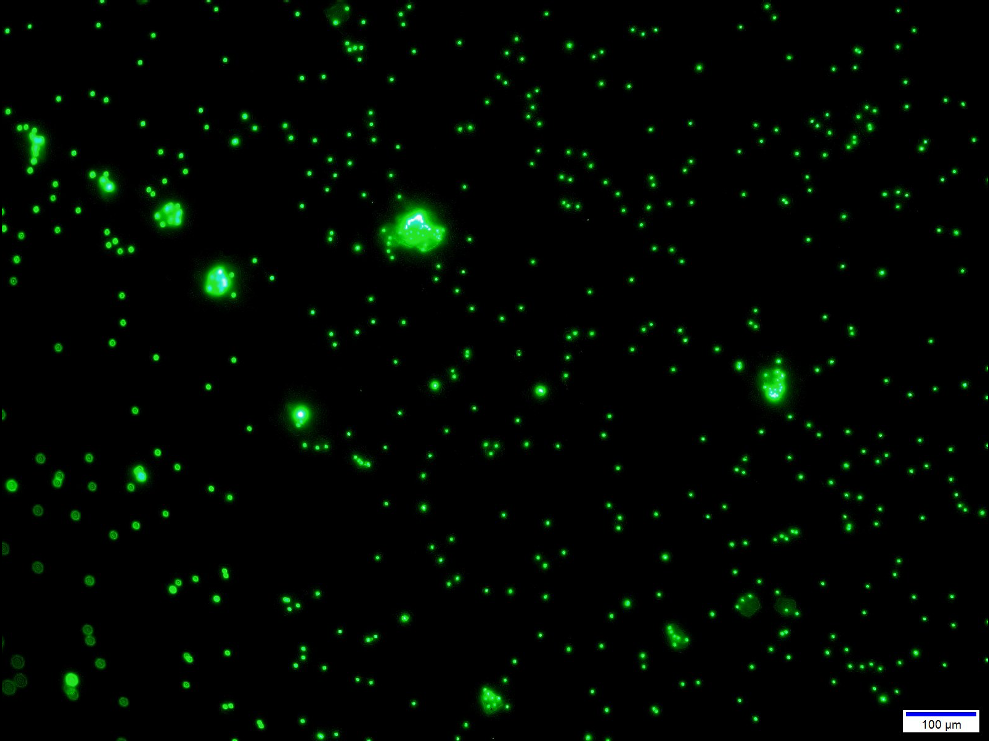
#> input picture data/input/input1.png, 989 x 741 px
$ jupyter execute test.ipynb
#> lines starting #> are read from the running program, lines starting #| are printed output that depends on the picture; after the words box and inside, x2 and y2 are one past the last pixel; in counts of white or black regions, pixels touching at a corner belong together
[cell 1]
# Packages
import cv2
import numpy as np
import matplotlib.pyplot as plt

[cell 2]
# Load Data
img = cv2.imread("../data/input/input1.png")
#> img is the input picture: shape (741, 989, 3); mean B, G, R 1.9, 7.3, 1.5

[cell 3]
''' Step 1. Gray the Image

cv2.cvtColor(src, code):
    Args:
        src: input image
        code: color space conversion method, here we use COLOR_BGR2GRAY to get gray image
'''

# Process
gray = cv2.cvtColor(src=img, code=cv2.COLOR_BGR2GRAY)

# Plot
fig, ax = plt.subplots(1, 2, figsize=(10, 7))

ax[0].imshow(img)
ax[1].imshow(gray)

ax[0].title.set_text('Original')
ax[1].title.set_text('Gray')
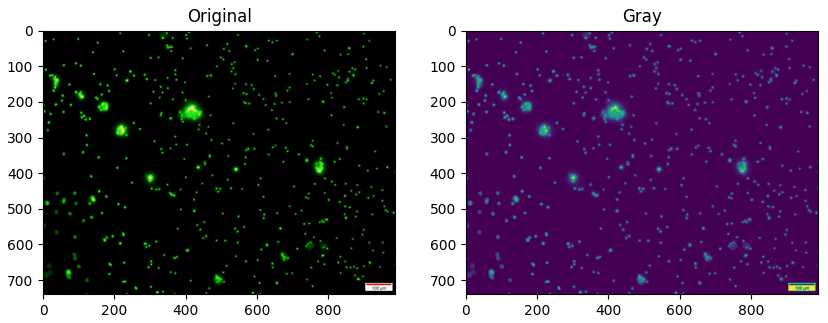
#> figure drawn by matplotlib, 2 panels; B, G, R data is drawn as R, G, B

[cell 4]
''' Step 2. Remove noise by Gaussian Blur

cv2.GaussianBlur(src, ksize, sigmaX):
    Args:
        src: input image
        ksize: gaussian kernel size (must be positive and odd)
        sigmaX: gaussian kernel standard diviation in x direction
'''

# Process
blur1 = cv2.GaussianBlur(src=gray,ksize=(1,1),sigmaX=0)
blur2 = cv2.GaussianBlur(src=gray,ksize=(11,11),sigmaX=0)
blur3 = cv2.GaussianBlur(src=gray,ksize=(43,43),sigmaX=0)
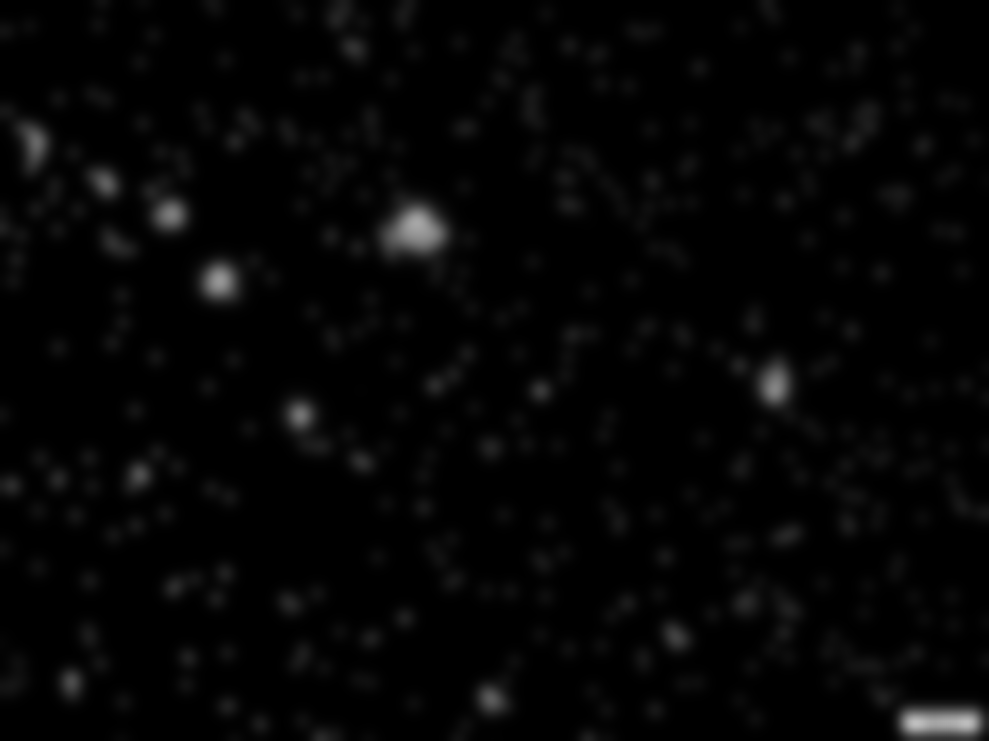
#> blur3: shape (741, 989); min 0, max 191, mean 4.9

# Plot
fig, ax = plt.subplots(2, 2, figsize=(10, 7))

ax[0, 0].imshow(gray)
ax[0, 1].imshow(blur1)
ax[1, 0].imshow(blur2)
ax[1, 1].imshow(blur3)

ax[0, 0].title.set_text('Gray')
ax[0, 1].title.set_text('Blur ksize=(1, 1)')
ax[1, 0].title.set_text('Blur ksize=(11, 11)')
ax[1, 1].title.set_text('Blur ksize=(41, 41)')

blur = blur2
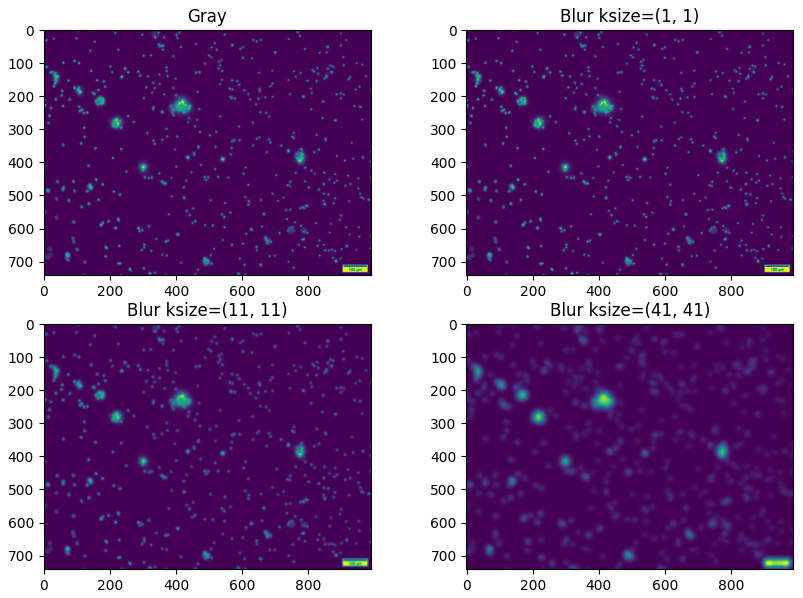
#> figure drawn by matplotlib, 4 panels

[cell 5]
''' Step 3. Binarization

cv2.threshold(src, thresh, maxval, type):
    Args:
        src: input image
        thresh: threshold, pixels lower than this value will be flitered
        maxval: the value we want to set for pixels over the threshold
        type: ref: opencv/thresh_binary
'''

# Process
retval1, dst1 = cv2.threshold(blur, 50, 255, 0, cv2.THRESH_BINARY + cv2.THRESH_OTSU)
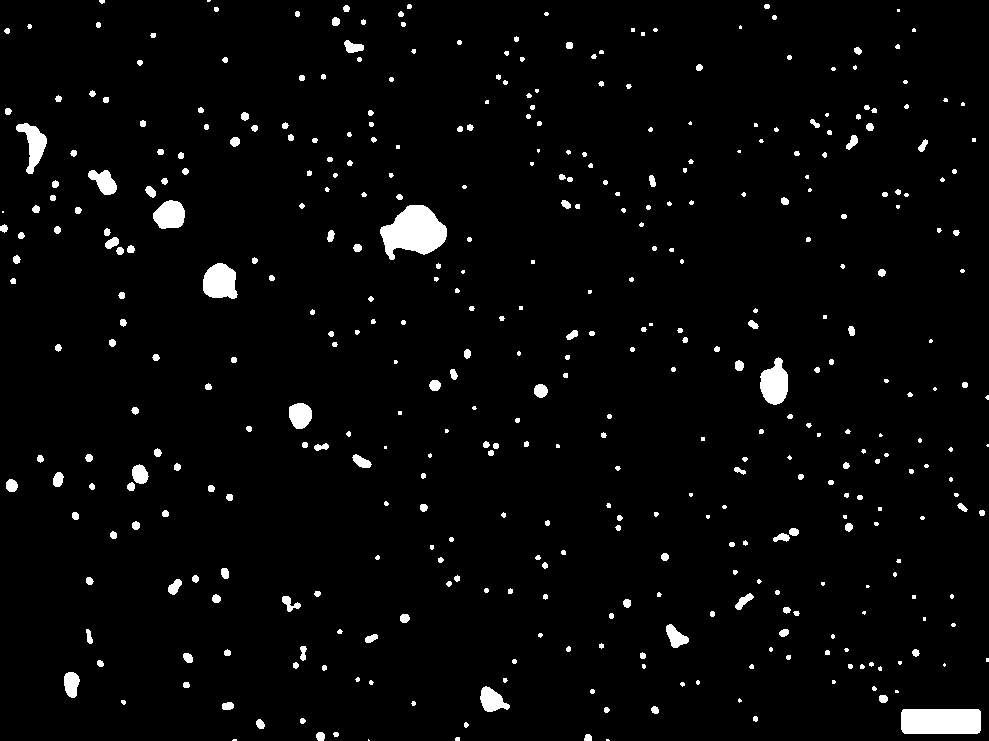
#> dst1: shape (741, 989); 3.1% white; 416 white regions (131 under 20 px), largest, box (x1, y1, x2, y2) and area: (380, 205, 447, 260) 2352, (901, 709, 981, 734) 1981, (203, 263, 238, 299) 983
#> retval1 = 50
retval2, dst2 = cv2.threshold(blur, 100, 255, 0, cv2.THRESH_BINARY + cv2.THRESH_OTSU)
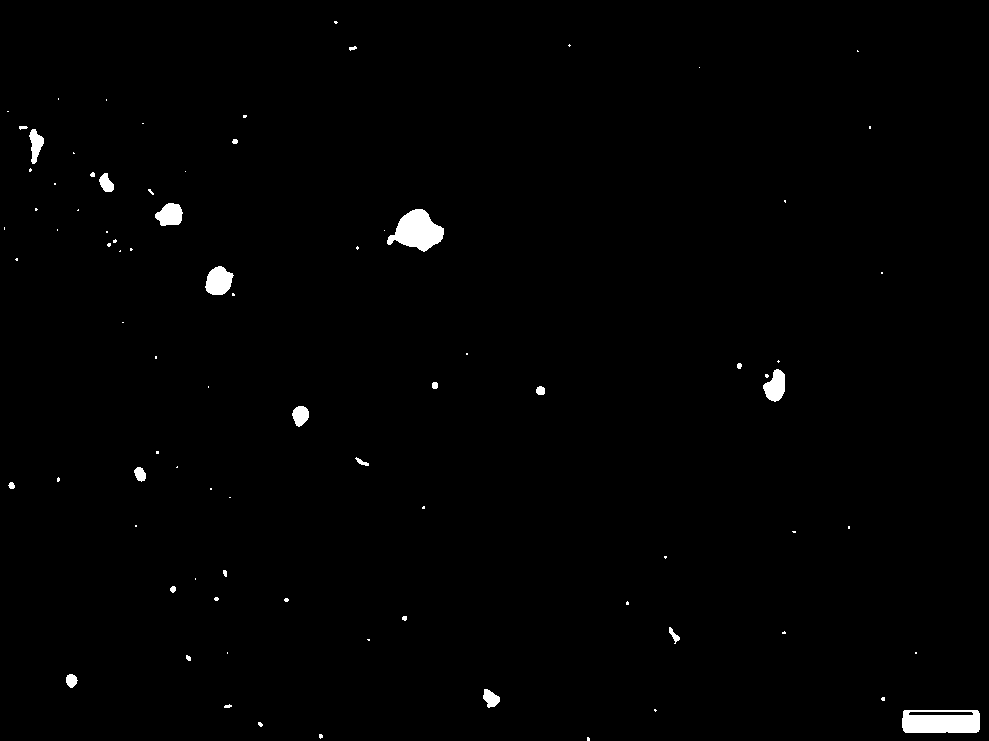
#> dst2: shape (741, 989); 0.91% white; 85 white regions (59 under 20 px), largest, box (x1, y1, x2, y2) and area: (902, 710, 980, 733) 1576, (387, 209, 444, 252) 1465, (205, 266, 234, 295) 604
#> retval2 = 100
retval3, dst3 = cv2.threshold(blur, 150, 255, 0, cv2.THRESH_BINARY + cv2.THRESH_OTSU)
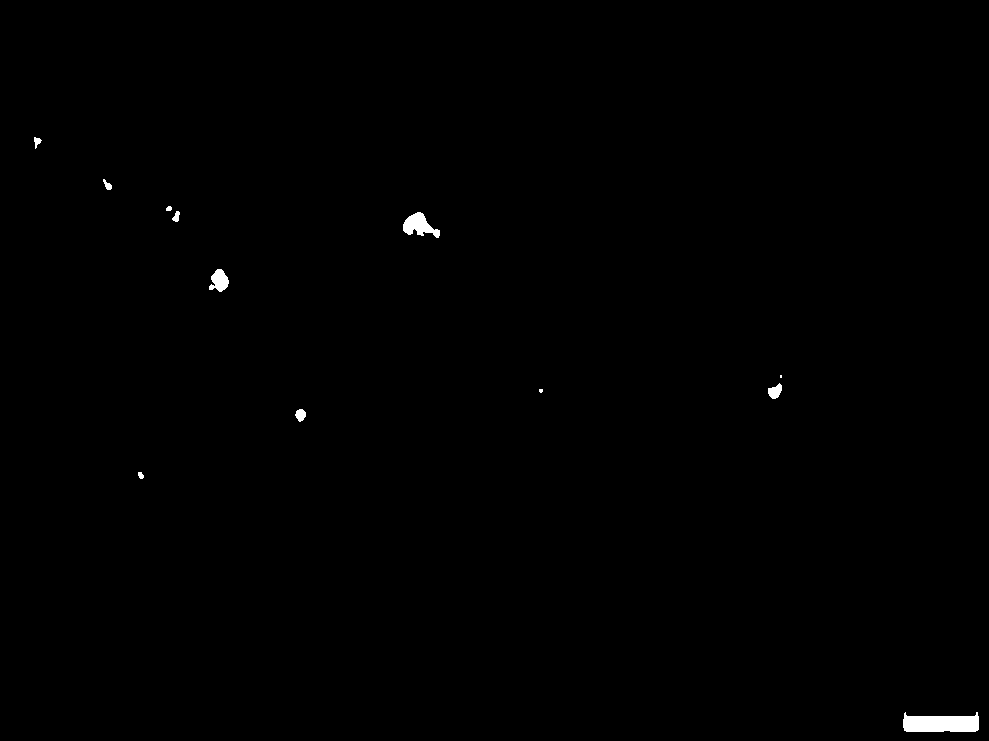
#> dst3: shape (741, 989); 0.34% white; 12 white regions (2 under 20 px)
#> retval3 = 150

# Plot
fig, ax = plt.subplots(2, 2, figsize=(10, 7))

ax[0, 0].imshow(blur)
ax[0, 1].imshow(dst1)
ax[1, 0].imshow(dst2)
ax[1, 1].imshow(dst3)

ax[0, 0].title.set_text('Blur')
ax[0, 1].title.set_text('Binarization threshold=50')
ax[1, 0].title.set_text('Binarization threshold=100')
ax[1, 1].title.set_text('Binarization threshold=150')

dst = dst1

[cell 6]
''' Step 4. Remove Noise

cv2.getStructuringElement(shape, ksize):
    Args:
        shape: element shape, rectangular(cv2.MORPH_RECT), cross(cv2.MORPH_CROSS), or ellipse(cv2.MORPH_ELLIPSE)
        ksize: size of structuring element

cv2.morphologyEx(src, op, kernel):
    Args:
        src: input image
        op: method, opening(cv2.MORPH_OPEN), closing(cv2.MORPH_CLOSE), etc
        kernel: structuring element
'''

# Process
kernel1 = cv2.getStructuringElement(shape=cv2.MORPH_RECT, ksize=(1, 1))
kernel2 = cv2.getStructuringElement(shape=cv2.MORPH_ELLIPSE, ksize=(1, 1))
kernel3 = cv2.getStructuringElement(shape=cv2.MORPH_CROSS, ksize=(1, 1))

rmnoise1 = cv2.morphologyEx(src=dst, op=cv2.MORPH_OPEN, kernel=kernel1)
rmnoise2 = cv2.morphologyEx(src=dst, op=cv2.MORPH_OPEN, kernel=kernel2)
rmnoise3 = cv2.morphologyEx(src=dst, op=cv2.MORPH_OPEN, kernel=kernel3)

# Plot
fig, ax = plt.subplots(2, 2, figsize=(10, 7))

ax[0, 0].imshow(dst)
ax[0, 1].imshow(rmnoise1)
ax[1, 0].imshow(rmnoise2)
ax[1, 1].imshow(rmnoise3)

ax[0, 0].title.set_text('Binarzation')
ax[0, 1].title.set_text('Remove Noise kernal shape=cv2.MORPH_RECT')
ax[1, 0].title.set_text('Remove Noise kernal shape=cv2.MORPH_ELLIPSE')
ax[1, 1].title.set_text('Remove Noise kernal shape=cv2.MORPH_CROSS')

rmnoise = rmnoise2

[cell 7]
''' Step 5. Find all items

cv2.findContours(image, mode, method):
    Args:
        image: image to be processed
        mode: contour retrieval mode, extreme(cv2.RETR_EXTERNAL),
            ignore hierarchical relationship(cv2.RETR_LIST) or
            consider hierarchical relationship(cv2.RETR_TREE)
        method: contour approximation method,
            absolutely all points(cv2.CHAIN_APPROX_NONE) or
            compresses horizontal etc(cv2.CHAIN_APPROX_SIMPLE)
'''

# Process
contours1, hierarchy1 = cv2.findContours(image=rmnoise, mode=cv2.RETR_LIST, method=cv2.CHAIN_APPROX_NONE)
#> contours1 = 416 contours, 261 with area under 20; largest, box (x1, y1, x2, y2) and area: (380, 205, 447, 260) 2260, (901, 709, 981, 734) 1882, (203, 263, 238, 299) 928, (760, 357, 788, 405) 884, (153, 200, 185, 229) 668
contours2, hierarchy2 = cv2.findContours(image=rmnoise, mode=cv2.RETR_TREE, method=cv2.CHAIN_APPROX_NONE)
#> contours2 has the same summary as contours1
contours3, hierarchy3 = cv2.findContours(image=rmnoise, mode=cv2.RETR_LIST, method=cv2.CHAIN_APPROX_SIMPLE)
#> contours3 has the same summary as contours1
contours4, hierarchy4 = cv2.findContours(image=rmnoise, mode=cv2.RETR_TREE, method=cv2.CHAIN_APPROX_SIMPLE)
#> contours4 has the same summary as contours1

[cell 8]
''' Step 6. Draw items '''

def DrawItems(src, contours, threshold):
#> called with threshold = 5
    count = 0

    for cont in contours:
        if cv2.contourArea(cont) < threshold:
            continue
        count += 1

        rect = cv2.boundingRect(cont)
        cv2.rectangle(src, rect, (0, 0, 0xff), 1)

        y = 10 if rect[1] < 10 else rect[1]
        cv2.putText(src, str(count), (rect[0], y), cv2.FONT_HERSHEY_COMPLEX, 0.4, (0, 255, 0), 1)
#> this loop made 416 passes
#> (rect, y) on passes 4 to 6: ((455, 737, 5, 4), 737), ((584, 734, 8, 7), 734), ((333, 732, 6, 5), 732)
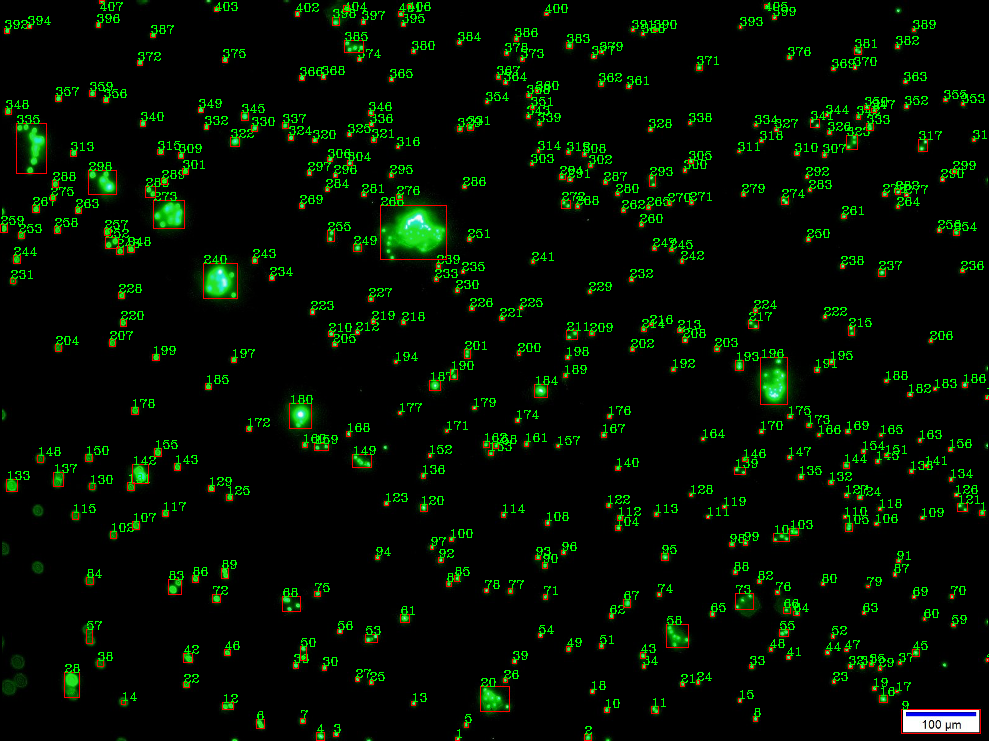
#> src: shape (741, 989, 3); mean B, G, R 1.8, 15.7, 4.2
#> after the loop, count = 407

    return src, count


# Process
output1, result1 = DrawItems(src=img, contours=contours1, threshold=5)
#> result1 = 407
output2, result2 = DrawItems(src=img, contours=contours2, threshold=5)
#> the loop in DrawItems (call 2), `for cont in contours:` made 416 passes
#> result2 = 407
output3, result3 = DrawItems(src=img, contours=contours3, threshold=5)
#> result3 = 407
output4, result4 = DrawItems(src=img, contours=contours4, threshold=5)
#> result4 = 407

# Plot
fig, ax = plt.subplots(2, 2, figsize=(10, 7))

ax[0, 0].imshow(output1)
ax[0, 1].imshow(output2)
ax[1, 0].imshow(output3)
ax[1, 1].imshow(output4)

ax[0, 0].title.set_text('RETR_LIST, CHAIN_APPROX_NONE, Count='+str(result1))
ax[0, 1].title.set_text('RETR_TREE, CHAIN_APPROX_NONE, Count='+str(result2))
ax[1, 0].title.set_text('RETR_LIST, CHAIN_APPROX_SIMPLE, Count='+str(result3))
ax[1, 1].title.set_text('RETR_TREE, CHAIN_APPROX_SIMPLE, Count='+str(result4))
#> figure, not shown here; B, G, R data is drawn as R, G, B

[cell 9]
''' Step 7. Save Result '''

cv2.imwrite('../data/output/output1.png', output2)
#> Out = True
